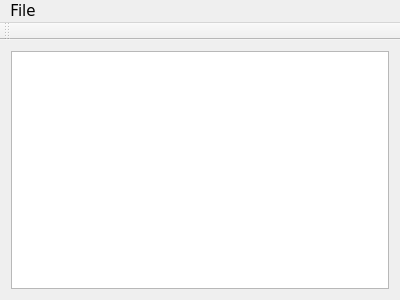
<?xml version="1.0" encoding="UTF-8"?>
<ui version="4.0">
 <class>MainWindow</class>
 <widget class="QMainWindow" name="MainWindow">
  <property name="geometry">
   <rect>
    <x>0</x>
    <y>0</y>
    <width>400</width>
    <height>300</height>
   </rect>
  </property>
  <property name="font">
   <font>
    <family>Verdana</family>
    <pointsize>11</pointsize>
   </font>
  </property>
  <property name="windowTitle">
   <string>Open and Save File</string>
  </property>
  <widget class="QWidget" name="centralWidget">
   <layout class="QVBoxLayout" name="verticalLayout">
    <item>
     <widget class="QTextEdit" name="textEdit"/>
    </item>
   </layout>
  </widget>
  <widget class="QMenuBar" name="menuBar">
   <property name="geometry">
    <rect>
     <x>0</x>
     <y>0</y>
     <width>400</width>
     <height>24</height>
    </rect>
   </property>
   <widget class="QMenu" name="menuFile">
    <property name="title">
     <string>File</string>
    </property>
    <addaction name="actionOpen"/>
    <addaction name="actionSave"/>
    <addaction name="separator"/>
    <addaction name="actionExit"/>
   </widget>
   <addaction name="menuFile"/>
  </widget>
  <widget class="QToolBar" name="mainToolBar">
   <attribute name="toolBarArea">
    <enum>TopToolBarArea</enum>
   </attribute>
   <attribute name="toolBarBreak">
    <bool>false</bool>
   </attribute>
  </widget>
  <action name="actionOpen">
   <property name="text">
    <string>Open</string>
   </property>
  </action>
  <action name="actionSave">
   <property name="text">
    <string>Save</string>
   </property>
  </action>
  <action name="actionExit">
   <property name="text">
    <string>Exit</string>
   </property>
  </action>
 </widget>
 <layoutdefault spacing="6" margin="11"/>
 <resources/>
 <connections/>
</ui>
